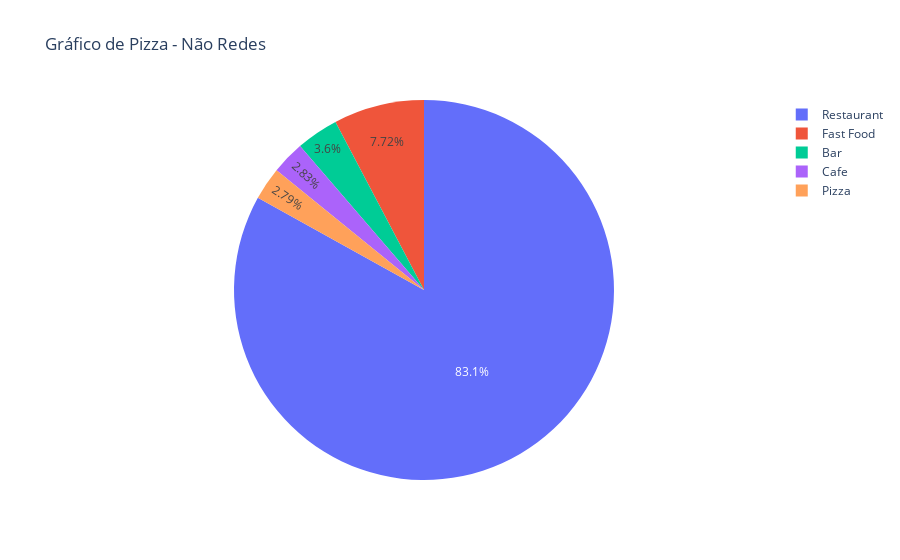
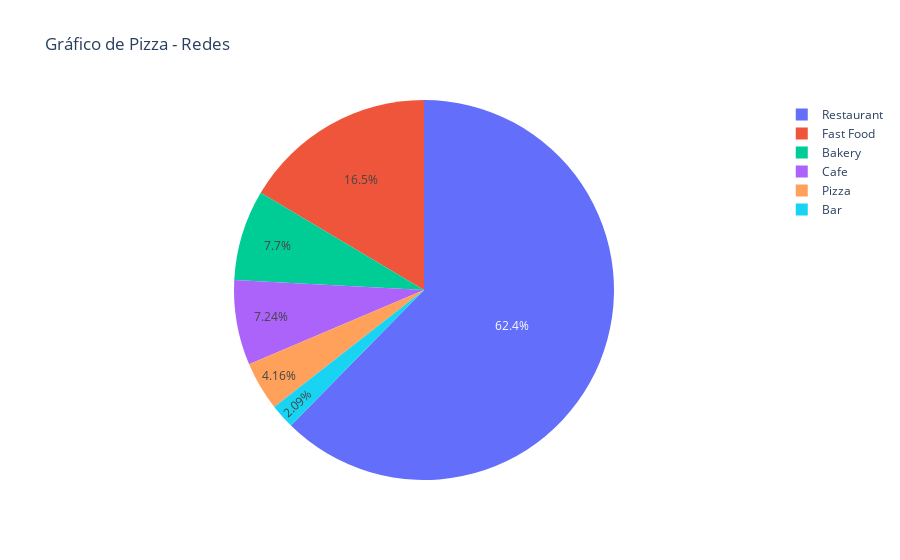

Notebook code cell kept with these figures, in order:
### Code cell
fig1 = go.Figure(data=go.Pie(values=naoredetipoobj['id'], labels=naoredetipoobj['tipo']))
fig1.update_layout(title='Gráfico de Pizza - Não Redes')

fig1.show()
fig2=go.Figure(data=go.Pie(labels=redetipoobj['tipo'], values=redetipoobj['id']))
fig2.update_layout(title='Gráfico de Pizza - Redes')

fig2.show()

### Figure 1 — Plotly figure (JSON) as saved in the notebook; plotly's stock layout.template omitted (floating-point values rounded to 4 significant figures)
{"data": [{"labels": ["Bar", "Cafe", "Fast Food", "Pizza", "Restaurant"], "type": "pie", "values": [215, 169, 461, 167, 4963]}], "layout": {"title": {"text": "Gráfico de Pizza - Não Redes"}}}

### Figure 2 — Plotly figure (JSON) as saved in the notebook; plotly's stock layout.template omitted (floating-point values rounded to 4 significant figures)
{"data": [{"labels": ["Bakery", "Bar", "Cafe", "Fast Food", "Pizza", "Restaurant"], "type": "pie", "values": [283, 77, 266, 605, 153, 2292]}], "layout": {"title": {"text": "Gráfico de Pizza - Redes"}}}
